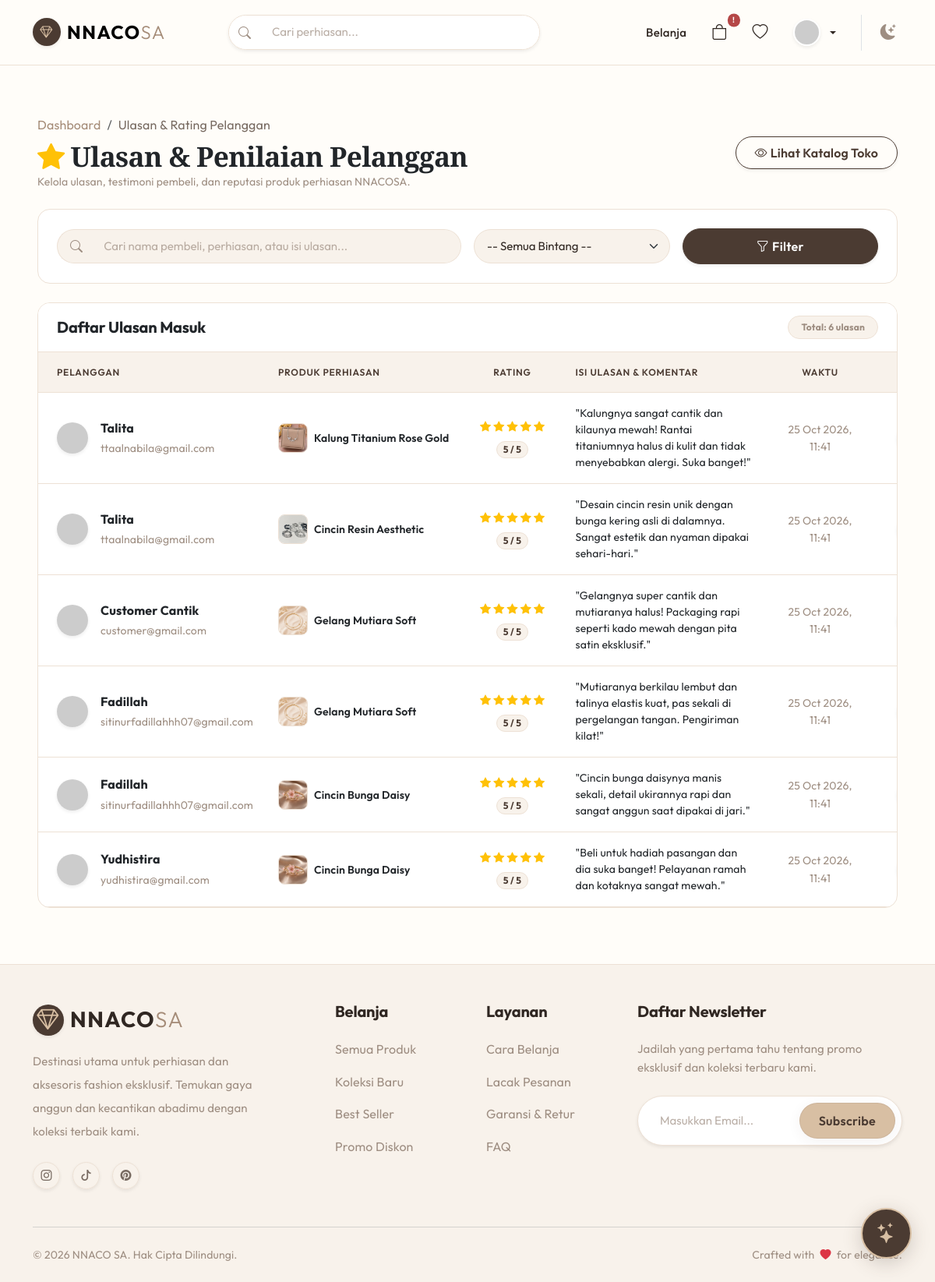
Screenshot of /public/review/admin (signed in) with the database file from the repository.
### tables this page shows
CREATE TABLE `reviews` (
  `id` int(11) NOT NULL AUTO_INCREMENT,
  `user_id` int(11) NOT NULL,
  `product_id` int(11) NOT NULL,
  `order_id` int(11) NOT NULL,
  `rating` int(11) NOT NULL CHECK (`rating` >= 1 and `rating` <= 5),
  `comment` text DEFAULT NULL,
  `created_at` timestamp NOT NULL DEFAULT current_timestamp(),
  PRIMARY KEY (`id`),
  KEY `user_id` (`user_id`),
  KEY `product_id` (`product_id`),
  KEY `order_id` (`order_id`),
  CONSTRAINT `reviews_ibfk_1` FOREIGN KEY (`user_id`) REFERENCES `users` (`id`) ON DELETE CASCADE,
  CONSTRAINT `reviews_ibfk_2` FOREIGN KEY (`product_id`) REFERENCES `products` (`id`) ON DELETE CASCADE,
  CONSTRAINT `reviews_ibfk_3` FOREIGN KEY (`order_id`) REFERENCES `orders` (`id`) ON DELETE CASCADE
);

CREATE TABLE `users` (
  `id` int(11) NOT NULL AUTO_INCREMENT,
  `role_id` int(11) NOT NULL,
  `name` varchar(100) NOT NULL,
  `email` varchar(100) DEFAULT NULL,
  `phone` varchar(20) DEFAULT NULL,
  `is_phone_verified` tinyint(1) DEFAULT 0,
  `password` varchar(255) DEFAULT NULL,
  `created_at` timestamp NOT NULL DEFAULT current_timestamp(),
  PRIMARY KEY (`id`),
  UNIQUE KEY `email` (`email`),
  UNIQUE KEY `phone` (`phone`),
  KEY `role_id` (`role_id`),
  CONSTRAINT `users_ibfk_1` FOREIGN KEY (`role_id`) REFERENCES `roles` (`id`)
);

CREATE TABLE `product_images` (
  `id` int(11) NOT NULL AUTO_INCREMENT,
  `product_id` int(11) NOT NULL,
  `image_url` varchar(255) NOT NULL,
  `is_primary` tinyint(1) NOT NULL DEFAULT 0,
  PRIMARY KEY (`id`),
  KEY `product_id` (`product_id`),
  CONSTRAINT `product_images_ibfk_1` FOREIGN KEY (`product_id`) REFERENCES `products` (`id`) ON DELETE CASCADE
);

CREATE TABLE `products` (
  `id` int(11) NOT NULL AUTO_INCREMENT,
  `category_id` int(11) NOT NULL,
  `name` varchar(100) NOT NULL,
  `description` text DEFAULT NULL,
  `price` decimal(10,2) NOT NULL,
  `stock` int(11) NOT NULL DEFAULT 0,
  `created_at` timestamp NOT NULL DEFAULT current_timestamp(),
  PRIMARY KEY (`id`),
  KEY `category_id` (`category_id`),
  CONSTRAINT `products_ibfk_1` FOREIGN KEY (`category_id`) REFERENCES `categories` (`id`)
);

### app/controllers/ReviewController.php (called while the page is built, shortened)
<?php
class ReviewController extends Controller {
    public function admin() {
        $limit = 15;
        $page = isset($_GET['page']) ? max(1, (int)$_GET['page']) : 1;
        $offset = ($page - 1) * $limit;
        $search = isset($_GET['search']) ? trim(filter_var($_GET['search'], FILTER_SANITIZE_SPECIAL_CHARS)) : '';
        $rating = (isset($_GET['rating']) && $_GET['rating'] !== '') ? (int)$_GET['rating'] : null;
        $reviewModel = $this->model('Review');
        $reviews = $reviewModel->getAllReviewsAdmin($limit, $offset, $search, $rating);
        $totalReviews = $reviewModel->countReviewsAdmin($search, $rating);
        $totalPages = ceil($totalReviews / $limit);
        $data = [
            'title' => 'Manajemen Ulasan & Rating Pelanggan',
            'reviews' => $reviews,
            'total_reviews' => $totalReviews,
            'total_pages' => $totalPages,
            'current_page' => $page,
            'search' => $search,
            'rating_filter' => $rating
        ];
        $this->view('review/admin', $data);
    }
}

### app/core/App.php (called while the page is built, shortened)
<?php
class App {
    protected $method = 'index';
    protected $params = [];
    public function __construct() {
        $url = $this->parseURL();
        if(isset($url[0])) {
            $controllerName = ucfirst($url[0]) . 'Controller';
            if(file_exists('../app/controllers/' . $controllerName . '.php')) {
                unset($url[0]);
            } else {
                $this->pageNotFound();
                return;
            }
        }
        $this->controller = new $this->controller;
        if(isset($url[1])) {
            if(method_exists($this->controller, $url[1])) {
                $this->method = $url[1];
            } else {
                $this->pageNotFound();
                return;
            }
        }
        call_user_func_array([$this->controller, $this->method], $this->params);
    }
    public function parseURL() {
        if(isset($_GET['url'])) {
            $url = rtrim($_GET['url'], '/');
            $url = filter_var($url, FILTER_SANITIZE_URL);
            $url = explode('/', $url);
            return $url;
        }
        return [];
    }
}

### public/index.php (called while the page is built, shortened)
<?php
$app = new App();

### app/core/Security.php (called while the page is built, shortened)
<?php
class Security {
    public static function escape($string) {
        return htmlspecialchars($string, ENT_QUOTES, 'UTF-8');
    }
}

### app/core/Database.php (called while the page is built, shortened)
<?php
class Database {
    private $host = DB_HOST;
    private $user = DB_USER;
    private $pass = DB_PASS;
    private $db_name = DB_NAME;
    private $dbh;
    private $stmt;
    public function __construct() {
        $dsn = 'mysql:host=' . $this->host . ';dbname=' . $this->db_name;
        $option = [
            PDO::ATTR_PERSISTENT => false,
            PDO::ATTR_ERRMODE => PDO::ERRMODE_EXCEPTION,
            PDO::ATTR_TIMEOUT => 5
        ];
        try {
            $this->dbh = new PDO($dsn, $this->user, $this->pass, $option);
        } catch(PDOException $e) {
            if ($e->getCode() == 1049 || strpos($e->getMessage(), '1049') !== false) {
                if (file_exists('../app/views/error/db_error.php')) {
                    require_once '../app/views/error/db_error.php';
                    exit;
                }
            }
            die("Database Connection Error: Pastikan service MySQL menyala dan kredensial benar.");
        }
    }
    public function query($query) {
        $this->stmt = $this->dbh->prepare($query);
    }
    public function bind($param, $value, $type = null) {
        $this->stmt->bindValue($param, $value, $type);
    }
    public function execute() {
        return $this->stmt->execute();
    }
    public function resultSet() {
        $this->execute();
        return $this->stmt->fetchAll(PDO::FETCH_ASSOC);
    }
}

### app/models/Review.php (called while the page is built, shortened)
<?php
class Review extends Model {
    public function getAllReviewsAdmin($limit = 20, $offset = 0, $search = '', $rating = null) {
        $sql = "
            SELECT r.*, u.name as user_name, u.email as user_email, p.name as product_name, pi.image_url as product_image
            FROM reviews r
            JOIN users u ON r.user_id = u.id
            JOIN products p ON r.product_id = p.id
            LEFT JOIN product_images pi ON p.id = pi.product_id AND pi.is_primary = 1
            WHERE 1=1
        ";
        $sql .= " ORDER BY r.created_at DESC LIMIT :limit OFFSET :offset";
        $this->db->query($sql);
        $this->db->bind(':limit', (int)$limit, PDO::PARAM_INT);
        $this->db->bind(':offset', (int)$offset, PDO::PARAM_INT);
        return $this->db->resultSet();
    }
    public function countReviewsAdmin($search = '', $rating = null) {
        $sql = "
            SELECT COUNT(*) as total
            FROM reviews r
            JOIN users u ON r.user_id = u.id
            JOIN products p ON r.product_id = p.id
            WHERE 1=1
        ";
        $this->db->query($sql);
        $row = $this->db->single();
        return (int)($row['total'] ?? 0);
    }
}

### app/core/Model.php (called while the page is built, shortened)
<?php
class Model {
    public function __construct() {
        $this->db = new Database();
    }
}

### app/views/review/admin.php (the view, shortened to what this page needs)
<div class="container-fluid py-4 px-lg-5">
    <div class="d-flex flex-column flex-md-row justify-content-between align-items-md-center gap-3 mb-4">
        <div>
            <nav aria-label="breadcrumb">
                <ol class="breadcrumb mb-1">
                    <li class="breadcrumb-item"><a href="<?= BASEURL; ?>/dashboard" class="text-decoration-none">Dashboard</a></li>
                    <li class="breadcrumb-item active" aria-current="page">Ulasan & Rating Pelanggan</li>
                </ol>
            </nav>
            <h2 class="fw-bold mb-0 text-dark" style="font-family: 'Cormorant Garamond', Georgia, serif; font-size: 2.2rem;">
                <i class="bi bi-star-fill text-warning me-2"></i>Ulasan & Penilaian Pelanggan
            </h2>
            <p class="text-muted small mb-0">Kelola ulasan, testimoni pembeli, dan reputasi produk perhiasan NNACOSA.</p>
        </div>
        <div>
            <a href="<?= BASEURL; ?>/catalog" target="_blank" class="btn btn-outline-primary rounded-pill px-4 py-2 small fw-semibold shadow-sm">
                <i class="bi bi-eye me-1"></i>Lihat Katalog Toko
            </a>
        </div>
    </div>
    <div class="card border-0 shadow-soft rounded-4 mb-4" style="background:var(--color-surface); border:1px solid var(--color-border) !important;">
        <div class="card-body p-3 p-md-4">
            <form action="<?= BASEURL; ?>/review/admin" method="GET" class="row g-3 align-items-center">
                <div class="col-md-6">
                    <div class="input-group">
                        <span class="input-group-text bg-light border-end-0 rounded-start-pill ps-3" style="border-color:var(--color-border) !important;">
                            <i class="bi bi-search text-muted"></i>
                        </span>
                        <input type="text" name="search" class="form-control bg-light border-start-0 rounded-end-pill" placeholder="Cari nama pembeli, perhiasan, atau isi ulasan..." value="<?= Security::escape($data['search'] ?? ''); ?>" style="border-color:var(--color-border) !important;">
                    </div>
                </div>
                <div class="col-md-3">
                    <select name="rating" class="form-select bg-light rounded-pill" style="border-color:var(--color-border) !important;">
                        <option value="">-- Semua Bintang --</option>
                    </select>
                </div>
                <div class="col-md-3 d-flex gap-2">
                    <button type="submit" class="btn btn-primary rounded-pill px-4 flex-grow-1 shadow-sm">
                        <i class="bi bi-funnel me-1"></i>Filter
                    </button>
                </div>
            </form>
        </div>
    </div>
    <div class="card border-0 shadow-soft rounded-4 overflow-hidden" style="background:var(--color-surface); border:1px solid var(--color-border) !important;">
        <div class="card-header border-0 py-3 px-4 d-flex justify-content-between align-items-center" style="background:var(--color-surface);">
            <h5 class="fw-bold mb-0 text-dark">Daftar Ulasan Masuk</h5>
            <span class="badge bg-light text-muted border px-3 py-2 rounded-pill small" style="border-color:var(--color-border) !important;">
                Total: <?= number_format($data['total_reviews']); ?> ulasan
            </span>
        </div>
        <div class="table-responsive">
            <table class="table table-hover align-middle mb-0">
                <thead class="table-light border-top">
                    <tr>
                        <th class="ps-4 py-3" style="min-width: 180px;">Pelanggan</th>
                        <th class="py-3" style="min-width: 200px;">Produk Perhiasan</th>
                        <th class="py-3 text-center" style="min-width: 130px;">Rating</th>
                        <th class="py-3" style="min-width: 260px;">Isi Ulasan & Komentar</th>
                        <th class="py-3 text-center" style="min-width: 140px;">Waktu</th>
                        <th class="pe-4 py-3 text-end" style="min-width: 100px;">Aksi</th>
                    </tr>
                </thead>
                <tbody>
                    <?php if(!empty($data['reviews'])): ?>
                        <?php foreach($data['reviews'] as $rev): ?>
                            <tr>
                                <td class="ps-4 py-3">
                                    <div class="d-flex align-items-center">
                                        <img src="https://ui-avatars.com/api/?name=<?= urlencode($rev['user_name']); ?>&background=D8BFA3&color=4B3B32&size=80"
                                             alt="<?= Security::escape($rev['user_name']); ?>"
                                             class="rounded-circle me-3 shadow-sm" width="40" height="40">
                                        <div>
                                            <div class="fw-bold text-dark"><?= Security::escape($rev['user_name']); ?></div>
                                            <small class="text-muted"><?= Security::escape($rev['user_email']); ?></small>
                                        </div>
                                    </div>
                                </td>
                                <td class="py-3">
                                    <div class="d-flex align-items-center">
                                        <?php
                                            $thumb = !empty($rev['product_image']) ? BASEURL . '/uploads/products/' . Security::escape($rev['product_image']) : BASEURL . '/img/hero/hero_ring.jpg';
                                        ?>
                                        <img src="<?= $thumb; ?>" class="rounded-3 me-2 border" width="38" height="38" style="object-fit:cover; border-color:var(--color-border) !important;">
                                        <div class="text-truncate" style="max-width:180px;">
                                            <a href="<?= BASEURL; ?>/catalog/detail/<?= $rev['product_id']; ?>" target="_blank" class="text-decoration-none text-dark fw-semibold small hover-primary">
                                                <?= Security::escape($rev['product_name']); ?>
                                            </a>
                                        </div>
                                    </div>
                                </td>
                                <td class="py-3 text-center">
                                    <div class="text-warning small mb-1">
                                        <?php for($s=1; $s<=5; $s++): ?>
                                            <i class="bi <?= ($s <= (int)$rev['rating']) ? 'bi-star-fill' : 'bi-star'; ?>"></i>
                                        <?php endfor; ?>
                                    </div>
                                    <span class="badge rounded-pill px-2 py-1 small fw-bold" style="background:var(--color-surface-soft); color:var(--color-primary); border:1px solid var(--color-border);">
                                        <?= $rev['rating']; ?> / 5
                                    </span>
                                </td>
                                <td class="py-3">
                                    <?php if(!empty($rev['comment'])): ?>
                                        <p class="mb-0 small text-dark lh-base" style="max-width: 380px;">
                                            "<?= Security::escape($rev['comment']); ?>"
                                        </p>
                                    <?php else: ?>
                                        <span class="text-muted small fst-italic">Tanpa komentar tertulis</span>
                                    <?php endif; ?>
                                </td>
                                <td class="py-3 text-center text-muted small">
                                    <?= date('d M Y, H:i', strtotime($rev['created_at'])); ?>
                                </td>
                                <td class="pe-4 py-3 text-end">
                                </td>
                            </tr>
                        <?php endforeach; ?>
                    <?php endif; ?>
                </tbody>
            </table>
        </div>
    </div>
</div>

### rows the page displays
reviews: user.name "Talita", user.email "ttaalnabila@gmail.com", product_images.image_url (picture), product.name "Kalung Titanium Rose Gold", rating "5", comment "Kalungnya sangat cantik dan kilaunya mewah! Rantai titaniumnya halus di kulit dan tidak menyebabkan alergi. Suka banget!", created_at "25 Oct 2026, 11:41"
reviews: user.name "Talita", user.email "ttaalnabila@gmail.com", product_images.image_url (picture), product.name "Cincin Resin Aesthetic", rating "5", comment "Desain cincin resin unik dengan bunga kering asli di dalamnya. Sangat estetik dan nyaman dipakai sehari-hari.", created_at "25 Oct 2026, 11:41"
reviews: user.name "Customer Cantik", user.email "customer@gmail.com", product_images.image_url (picture), product.name "Gelang Mutiara Soft", rating "5", comment "Gelangnya super cantik dan mutiaranya halus! Packaging rapi seperti kado mewah dengan pita satin eksklusif.", created_at "25 Oct 2026, 11:41"
reviews: user.name "Fadillah", user.email "sitinurfadillahhh07@gmail.com", product_images.image_url (picture), product.name "Gelang Mutiara Soft", rating "5", comment "Mutiaranya berkilau lembut dan talinya elastis kuat, pas sekali di pergelangan tangan. Pengiriman kilat!", created_at "25 Oct 2026, 11:41"
reviews: user.name "Fadillah", user.email "sitinurfadillahhh07@gmail.com", product_images.image_url (picture), product.name "Cincin Bunga Daisy", rating "5", comment "Cincin bunga daisynya manis sekali, detail ukirannya rapi dan sangat anggun saat dipakai di jari.", created_at "25 Oct 2026, 11:41"
reviews: user.name "Yudhistira", user.email "yudhistira@gmail.com", product_images.image_url (picture), product.name "Cincin Bunga Daisy", rating "5", comment "Beli untuk hadiah pasangan dan dia suka banget! Pelayanan ramah dan kotaknya sangat mewah.", created_at "25 Oct 2026, 11:41"

### other values shown
$data['total_reviews'] "6"
